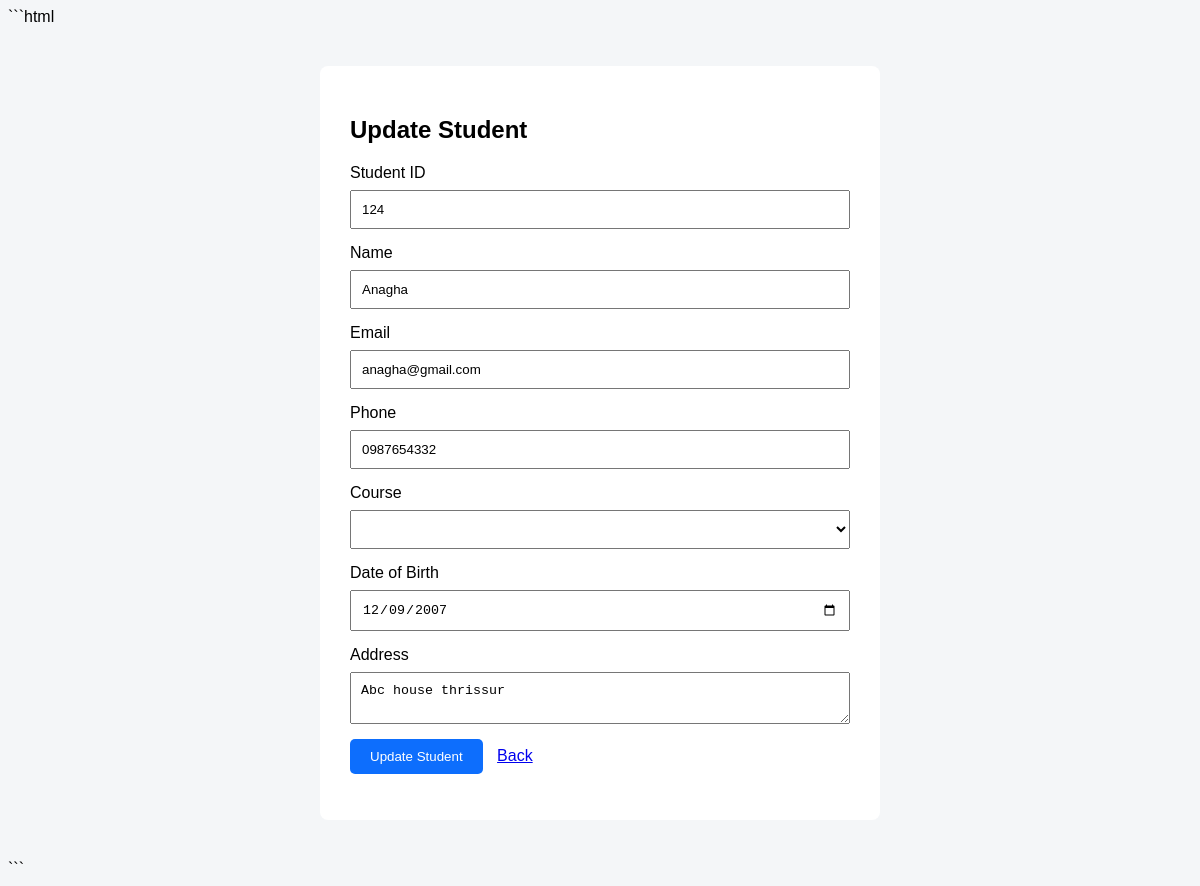
/student/update/4/, run on the app's committed database.
### students/models.py (models this page shows, shortened)
class Student(models.Model):
    student_id = models.CharField(max_length=20, unique=True)
    name = models.CharField(max_length=100)
    email = models.EmailField(unique=True)
    phone = models.CharField(max_length=15)
    course = models.ForeignKey(
        Course,
        on_delete=models.SET_NULL,
        null=True,
        blank=True,
        related_name="students"
    )
    date_of_birth = models.DateField()
    address = models.TextField()

### students/views.py (the view, shortened to what this page needs)
def update_student(request, id):
    student = get_object_or_404(Student, id=id)
    courses = Course.objects.all()
    return render(
        request,
        "students/update_student.html",
        {
            "student": student,
            "courses": courses,
        }
    )

### students/templates/students/update_student.html (shortened to what this page needs)
<!DOCTYPE html>
<html>
<head>
</head>
<body>
<div class="form-box">
    <h2>Update Student</h2>
    <form method="POST">
        <label>Student ID</label>
        <input type="text"
               name="student_id"
               value="{{ student.student_id }}"
               required>
        <label>Name</label>
        <input type="text"
               name="name"
               value="{{ student.name }}"
               required>
        <label>Email</label>
        <input type="email"
               name="email"
               value="{{ student.email }}"
               required>
        <label>Phone</label>
        <input type="text"
               name="phone"
               value="{{ student.phone }}"
               required>
        <label>Course</label>
        <select name="course" required>
            {% for course in courses %}
                <option value="{{ course.id }}"
                    {% if student.course.id == course.id %}
                        selected
                    {% endif %}>
                </option>
            {% endfor %}
        </select>
        <label>Date of Birth</label>
        <input type="date"
               name="date_of_birth"
               value="{{ student.date_of_birth|date:'Y-m-d' }}"
               required>
        <label>Address</label>
        <textarea name="address" required>{{ student.address }}</textarea>
        <button type="submit">
            Update Student
        </button>
        <a class="back" href="{% url 'home' %}">
            Back
        </a>
    </form>
</div>
</body>
</html>

### students/templates/students/update_student.html (style rules this page uses)
body { font-family: Arial, sans-serif; background: #f4f6f8; }
.form-box { width: 500px; margin: 40px auto; background: white; padding: 30px; border-radius: 8px; }
input, select, textarea { width: 100%; padding: 10px; margin: 8px 0 15px; box-sizing: border-box; }
button { background: #0d6efd; color: white; border: none; padding: 10px 20px; border-radius: 5px; cursor: pointer; }
.back { margin-left: 10px; }

### data on the page
Student: student_id "124", name "Anagha", email "anagha@gmail.com", phone "0987654332", date_of_birth "12/09/2007", address "Abc house thrissur"
